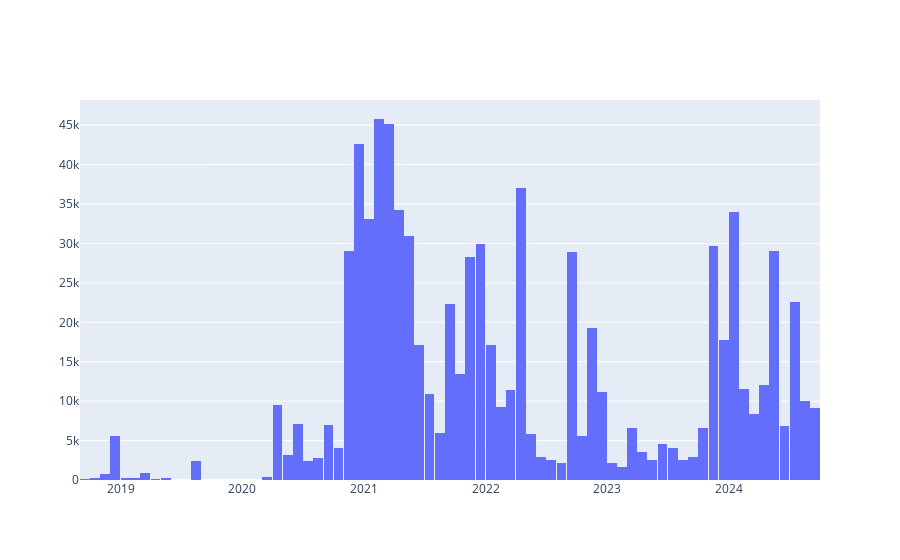

The notebook cell saved with this chart:
### Code cell
fig = go.Figure()
fig.add_histogram(x=df['day'], y=df['net_sales'], histfunc="sum")
fig.show()

### Figure 1 — Plotly figure (JSON) as saved in the notebook; plotly's stock layout.template omitted (floating-point values rounded to 4 significant figures; data arrays with more than 128 entries replaced by an {"elided": "..."} marker saying what was removed)
{"data": [{"histfunc": "sum", "type": "histogram", "x": {"elided": "13425 str values"}, "y": {"elided": "13425 float values"}}], "layout": {}}
